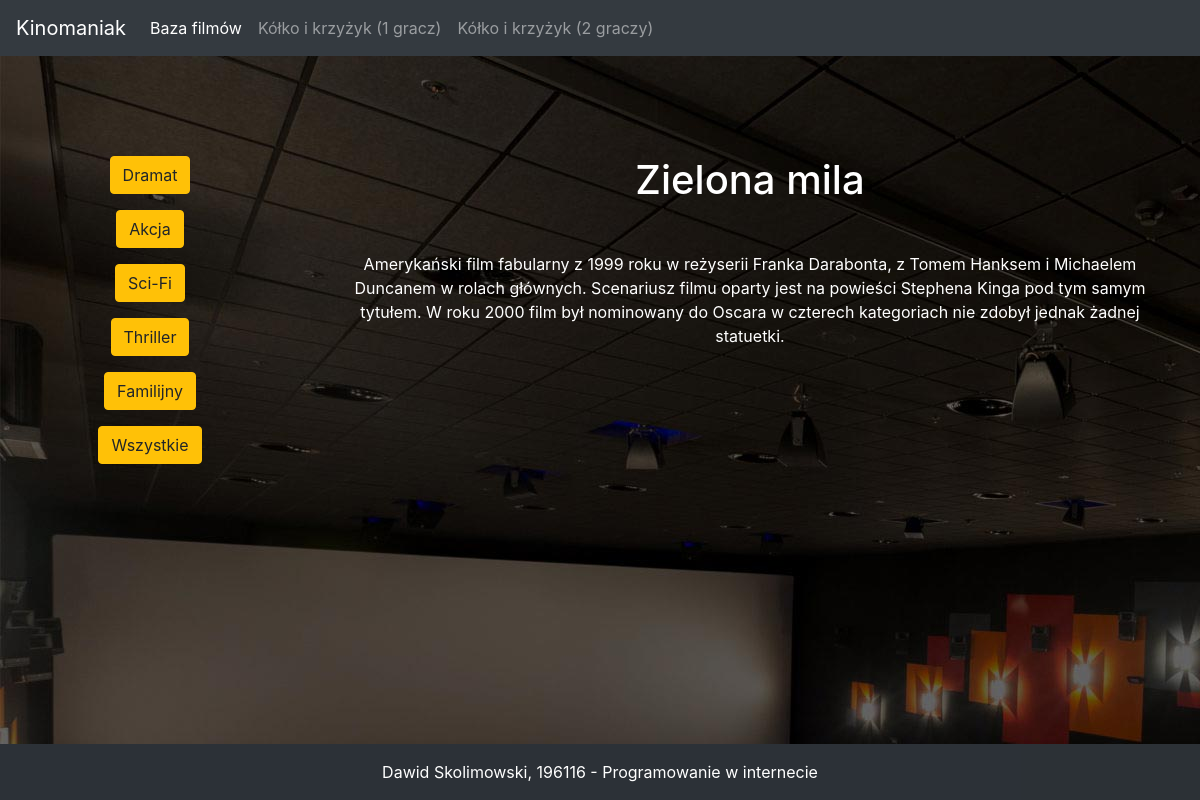
Screenshot of /film/2/ with the database file from the repository.
### Kinomaniak/models.py (models this page shows, shortened)
class Gatunki(models.Model):
    nazwa = models.CharField(max_length=100)

class Filmy(models.Model):
    nazwa = models.CharField(max_length=100)
    opis = models.TextField(blank=True)
    gatunek = models.ForeignKey(Gatunki, on_delete=models.CASCADE)

### Kinomaniak/views.py (the view)
# urls.py: path('film/<id>/', film)
def film(request, id):
    film_wybrany = Filmy.objects.get(pk=id)
    gatunki = Gatunki.objects.all()
    dane = {'film_wybrany' : film_wybrany,
            'gatunki': gatunki}
    return render(request, 'film.html', dane)

### Kinomaniak/templates/film.html
{% extends 'baza.html' %}
{% block wynik %}
    {% if film_wybrany %}
        <h1> {{ film_wybrany.nazwa }} </h1>
        <p class="m-5"> {{ film_wybrany.opis }} </p>
    {% else %}
        <p>ERROR 404 - nie znaleziono filmu</p>
    {% endif %}
{% endblock %}

### Kinomaniak/templates/baza.html (shortened to what this page needs)
{% load static %}
<html lang="pl">
<head>
    <link rel="stylesheet" href="https://stackpath.bootstrapcdn.com/bootstrap/4.1.3/css/bootstrap.min.css">
</head>
<body>
    <div class="tlo bg-image">
        <nav class="navbar navbar-expand-lg navbar-dark bg-dark">
          <a class="navbar-brand" href="/index.html">Kinomaniak</a>
          <div class="collapse navbar-collapse" id="navbarNav">
            <ul class="navbar-nav">
              <li class="nav-item active">
                <a class="nav-link" href="/baza.html">Baza filmów  <span class="sr-only">(current)</span></a>
              </li>
              <li class="nav-item">
                <a class="nav-link" href="/tictactoesp.html">Kółko i krzyżyk (1 gracz)</a>
              </li>
              <li class="nav-item">
                <a class="nav-link" href="/tictactoemp.html">Kółko i krzyżyk (2 graczy)</a>
              </li>
            </ul>
          </div>
        </nav>
        <div class="lista text-center text-white" style="width: 25%; float: left">
            {% for i in gatunki %}
                <p><a href="/gatunek/{{ i.id }}/" class="btn btn-warning">{{ i.nazwa }}</a></p>
            {% endfor %}
            <p><a href="/gatunek/all/" class="btn btn-warning">Wszystkie</a></p>
        </div>
        <div class="lista text-center text-white" style="width: 75%; float: left">
            {% block wynik %} <h1>Wybierz gatunek z listy po lewej</h1> {% endblock wynik %}
        </div>
        <footer class="bg-dark text-center text-white fixed-bottom">
          <div class="text-center p-3" style="background-color: rgba(0, 0, 0, 0.15);">
            Dawid Skolimowski, 196116 - Programowanie w internecie
          </div>
        </footer>
    </div>
</body>
</html>

### rows the page displays
Gatunki: nazwa "Dramat"
Gatunki: nazwa "Akcja"
Gatunki: nazwa "Sci-Fi"
Gatunki: nazwa "Thriller"
Gatunki: nazwa "Familijny"
Filmy: nazwa "Zielona mila", opis "Amerykański film fabularny z 1999 roku w reżyserii Franka Darabonta, z Tomem Hanksem i Michaelem Duncanem w rolach głównych. Scenariusz filmu oparty jest na powieści Stephena Kinga pod tym samym tytułem. W roku 2000 film był nominowany do Oscara w czterech kategoriach nie zdobył jednak żadnej statuetki."
